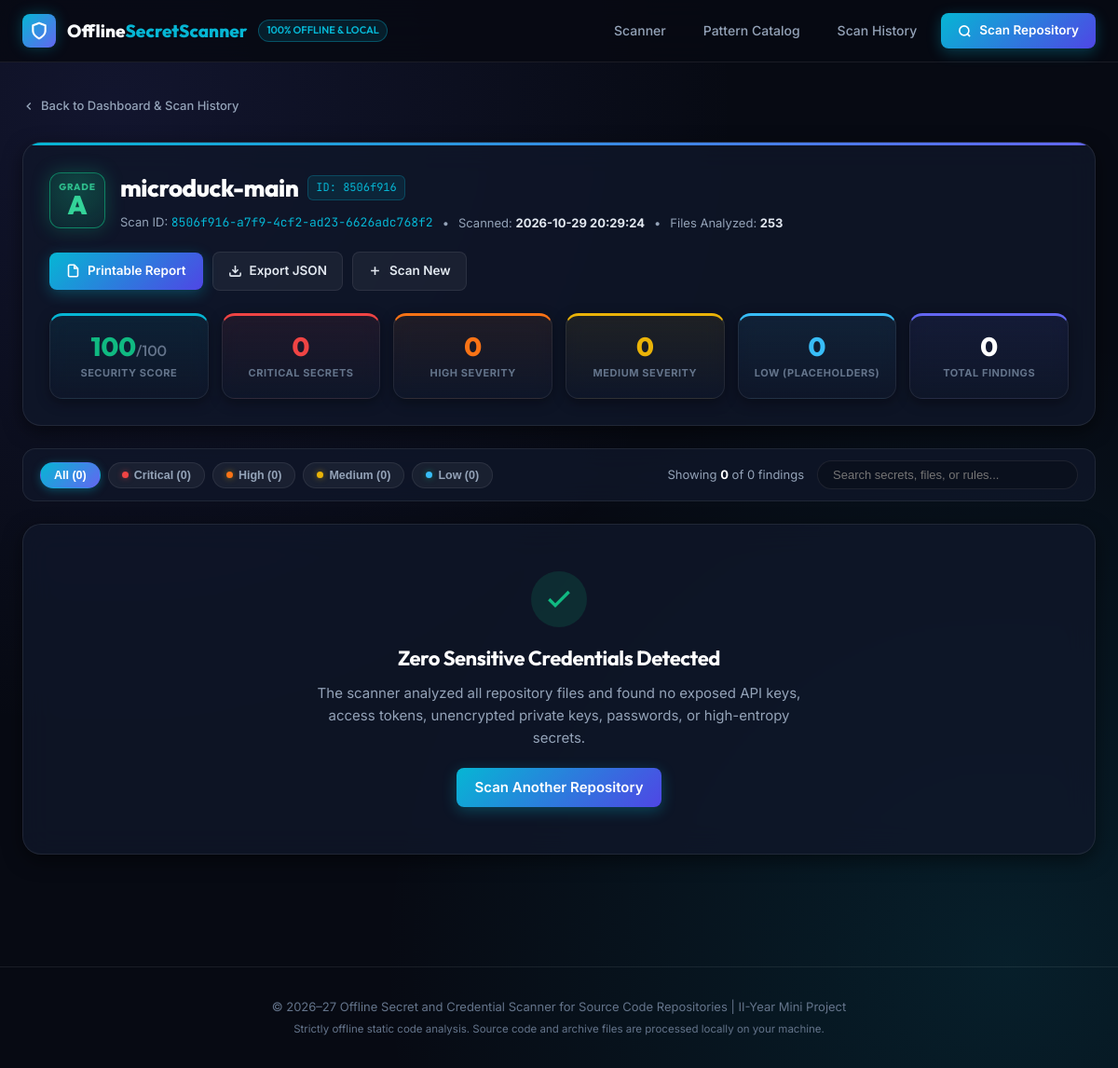
Page /results/8506f916-a7f9-4cf2-ad23-6626adc768f2 on the committed database.
### tables this page shows
CREATE TABLE scans (
            id INTEGER PRIMARY KEY AUTOINCREMENT,
            scan_id TEXT UNIQUE NOT NULL,
            project_name TEXT NOT NULL,
            file_size INTEGER DEFAULT 0,
            total_files INTEGER DEFAULT 0,
            security_score INTEGER NOT NULL,
            rating_grade TEXT NOT NULL,
            critical_count INTEGER DEFAULT 0,
            high_count INTEGER DEFAULT 0,
            medium_count INTEGER DEFAULT 0,
            low_count INTEGER DEFAULT 0,
            total_findings INTEGER DEFAULT 0,
            categories_summary TEXT,
            created_at TIMESTAMP DEFAULT CURRENT_TIMESTAMP
        );

### dashboard/app.py (the view)
@app.route("/results/<scan_id>")
def results(scan_id):
    scan_data = get_scan(scan_id)
    if not scan_data:
        flash("Audit scan results not found or expired.", "danger")
        return redirect(url_for("index"))
    return render_template("results.html", scan=scan_data)

### database/db.py (called while the page is built)
def get_db_connection(db_path=None):
    if db_path is None:
        db_path = DEFAULT_DB_PATH
    os.makedirs(os.path.dirname(os.path.abspath(db_path)), exist_ok=True)
    conn = sqlite3.connect(db_path)
    conn.row_factory = sqlite3.Row
    return conn

def get_scan(scan_id, db_path=None):
    conn = get_db_connection(db_path)
    cursor = conn.cursor()
    cursor.execute("SELECT * FROM scans WHERE scan_id = ?", (scan_id,))
    scan_row = cursor.fetchone()
    if not scan_row:
        conn.close()
        return None
    scan = dict(scan_row)
    try:
        scan["categories_summary"] = json.loads(scan["categories_summary"] or "{}")
    except Exception:
        scan["categories_summary"] = {}
    cursor.execute("""
        SELECT * FROM findings WHERE scan_id = ?
        ORDER BY CASE severity
            WHEN 'Critical' THEN 1
            WHEN 'High' THEN 2
            WHEN 'Medium' THEN 3
            WHEN 'Low' THEN 4
            ELSE 5 END, id ASC
    """, (scan_id,))
    finding_rows = cursor.fetchall()
    scan["findings"] = [dict(f) for f in finding_rows]
    conn.close()
    return scan

### templates/results.html (shortened to what this page needs)
{% extends "base.html" %}
{% block content %}
<div class="container" style="padding-top: 20px; padding-bottom: 60px;">
  <div style="margin-bottom: 16px;">
    <a href="{{ url_for('index') }}" style="display: inline-flex; align-items: center; gap: 6px; font-size: 13px; color: var(--text-secondary); font-weight: 500;">
      <svg width="14" height="14" viewBox="0 0 24 24" fill="none" stroke="currentColor" stroke-width="2.5"><polyline points="15 18 9 12 15 6"></polyline></svg>
      Back to Dashboard &amp; Scan History
    </a>
  </div>
  <div class="result-header">
    <div style="display: flex; justify-content: space-between; align-items: center; flex-wrap: wrap; gap: 20px;">
      <div style="display: flex; align-items: center; gap: 16px; flex-wrap: wrap;">
        <div class="grade-badge-large grade-{{ scan.rating_grade.lower() }}">
          <span style="font-size: 10px; font-weight: 800; text-transform: uppercase; letter-spacing: 0.08em; opacity: 0.85;">Grade</span>
          <span style="font-size: 28px; font-weight: 900; line-height: 1;">{{ scan.rating_grade }}</span>
        </div>
        <div>
          <div style="display: flex; align-items: center; gap: 10px; flex-wrap: wrap; margin-bottom: 6px;">
            <h1 style="font-size: 26px; font-weight: 800; color: #fff; margin: 0;">{{ scan.project_name }}</h1>
            <span class="badge-code" style="font-size: 12px;">ID: {{ scan.scan_id[:8] }}</span>
          </div>
          <div style="display: flex; align-items: center; gap: 10px; font-size: 13px; color: var(--text-secondary); flex-wrap: wrap;">
            <span>Scan ID: <code style="color: var(--accent-cyan); font-family: var(--font-mono);">{{ scan.scan_id }}</code></span>
            <span>&bull;</span>
            <span>Scanned: <strong style="color: var(--text-light);">{{ scan.created_at }}</strong></span>
            <span>&bull;</span>
            <span>Files Analyzed: <strong style="color: var(--text-light);">{{ scan.total_files }}</strong></span>
          </div>
        </div>
      </div>
      <div style="display: flex; gap: 10px; align-items: center; flex-wrap: wrap;">
        <a href="{{ url_for('report', scan_id=scan.scan_id) }}" class="btn-primary" style="padding: 9px 18px; font-size: 13.5px;">
          <svg width="15" height="15" viewBox="0 0 24 24" fill="none" stroke="currentColor" stroke-width="2.5">
            <path d="M14 2H6a2 2 0 0 0-2 2v16a2 2 0 0 0 2 2h12a2 2 0 0 0 2-2V8z"></path>
            <polyline points="14 2 14 8 20 8"></polyline>
          </svg>
          Printable Report
        </a>
        <a href="{{ url_for('export_json', scan_id=scan.scan_id) }}" class="btn-outline" style="padding: 9px 16px; font-size: 13.5px;">
          <svg width="15" height="15" viewBox="0 0 24 24" fill="none" stroke="currentColor" stroke-width="2.5">
            <path d="M21 15v4a2 2 0 0 1-2 2H5a2 2 0 0 1-2-2v-4"></path>
            <polyline points="7 10 12 15 17 10"></polyline>
            <line x1="12" y1="15" x2="12" y2="3"></line>
          </svg>
          Export JSON
        </a>
        <a href="{{ url_for('index') }}#upload-section" class="btn-outline" style="padding: 9px 16px; font-size: 13.5px;">
          <svg width="15" height="15" viewBox="0 0 24 24" fill="none" stroke="currentColor" stroke-width="2.5">
            <line x1="12" y1="5" x2="12" y2="19"></line>
            <line x1="5" y1="12" x2="19" y2="12"></line>
          </svg>
          Scan New
        </a>
      </div>
    </div>
    <div class="metrics-grid">
      <div class="metric-card metric-card-score">
        <div class="metric-val" style="color: {% if scan.security_score >= 90 %}var(--accent-emerald){% elif scan.security_score >= 70 %}var(--accent-amber){% else %}var(--sev-critical){% endif %};">
          {{ scan.security_score }}<span style="font-size: 16px; font-weight: 500; color: var(--text-muted);">/100</span>
        </div>
        <div class="metric-title">Security Score</div>
      </div>
      <div class="metric-card metric-card-critical">
        <div class="metric-val" style="color: var(--sev-critical);">{{ scan.critical_count }}</div>
        <div class="metric-title">Critical Secrets</div>
      </div>
      <div class="metric-card metric-card-high">
        <div class="metric-val" style="color: var(--sev-high);">{{ scan.high_count }}</div>
        <div class="metric-title">High Severity</div>
      </div>
      <div class="metric-card metric-card-medium">
        <div class="metric-val" style="color: var(--sev-medium);">{{ scan.medium_count }}</div>
        <div class="metric-title">Medium Severity</div>
      </div>
      <div class="metric-card metric-card-low">
        <div class="metric-val" style="color: var(--sev-low);">{{ scan.low_count }}</div>
        <div class="metric-title">Low (Placeholders)</div>
      </div>
      <div class="metric-card metric-card-total">
        <div class="metric-val" style="color: #ffffff;">{{ scan.total_findings }}</div>
        <div class="metric-title">Total Findings</div>
      </div>
    </div>
  </div>
  <div class="filter-toolbar">
    <div class="filter-group">
      <button class="filter-btn active" data-filter="all">
        All ({{ scan.findings|length }})
      </button>
      <button class="filter-btn" data-filter="Critical">
        <span class="filter-dot dot-red"></span>
        Critical ({{ scan.critical_count }})
      </button>
      <button class="filter-btn" data-filter="High">
        <span class="filter-dot dot-yellow" style="background: var(--sev-high);"></span>
        High ({{ scan.high_count }})
      </button>
      <button class="filter-btn" data-filter="Medium">
        <span class="filter-dot dot-yellow"></span>
        Medium ({{ scan.medium_count }})
      </button>
      <button class="filter-btn" data-filter="Low">
        <span class="filter-dot dot-green" style="background: var(--sev-low);"></span>
        Low ({{ scan.low_count }})
      </button>
    </div>
    <div style="display: flex; align-items: center; gap: 14px; flex-wrap: wrap;">
      <span id="filterCounter" style="font-size: 13px; color: var(--text-secondary);">
        Showing <strong id="visibleCount" style="color: #fff;">{{ scan.findings|length }}</strong> of {{ scan.findings|length }} findings
      </span>
      <input type="text" id="findingSearch" class="search-box" placeholder="Search secrets, files, or rules...">
    </div>
  </div>
  {% if scan.findings %}
    <div id="findingsContainer" style="display: flex; flex-direction: column;">
      {% for f in scan.findings %}
        <div class="finding-card severity-border-{{ f.severity.lower() }}" data-severity="{{ f.severity }}">
          <div class="finding-top-bar">
            <div class="finding-badges">
              <span class="badge badge-{{ f.severity.lower() }}">
                <span class="filter-dot dot-{{ 'red' if f.severity == 'Critical' else 'yellow' if f.severity in ['High', 'Medium'] else 'green' }}"></span>
                {{ f.severity }}{% if f.confidence == 'Low' %} (Requires Review){% endif %}
              </span>
              <span class="badge-code">{{ f.rule_id }}</span>
              <span class="badge-category">{{ f.secret_type or 'Secret' }}</span>
              <span class="meta-pill">Detection: {{ f.detection_method or 'Pattern Match' }}</span>
              <span class="meta-pill">Confidence: {{ f.confidence or 'High' }}</span>
            </div>
            <div class="finding-location">
              <svg width="13" height="13" viewBox="0 0 24 24" fill="none" stroke="currentColor" stroke-width="2"><path d="M13 2H6a2 2 0 0 0-2 2v16a2 2 0 0 0 2 2h12a2 2 0 0 0 2-2V9z"></path><polyline points="13 2 13 9 20 9"></polyline></svg>
              <span>{{ f.file_path }}:{{ f.line_number }}</span>
              <button type="button" class="btn-copy-path" data-path="{{ f.file_path }}:{{ f.line_number }}" title="Copy file path & line">
                <svg width="13" height="13" viewBox="0 0 24 24" fill="none" stroke="currentColor" stroke-width="2"><rect x="9" y="9" width="13" height="13" rx="2" ry="2"></rect><path d="M5 15H4a2 2 0 0 1-2-2V4a2 2 0 0 1 2-2h9a2 2 0 0 1 2 2v1"></path></svg>
              </button>
            </div>
          </div>
          <h3 class="finding-headline">{{ f.title }}</h3>
          <p class="finding-description">{{ f.description }}</p>
          {% if f.code_snippet %}
            <div class="snippet-terminal">
              <div class="snippet-terminal-bar">
                <div class="terminal-dots">
                  <span class="terminal-dot dot-red"></span>
                  <span class="terminal-dot dot-yellow"></span>
                  <span class="terminal-dot dot-green"></span>
                </div>
                <div class="terminal-label">Detected Snippet &bull; Line {{ f.line_number }}</div>
                <button type="button" class="btn-copy-snippet" data-snippet="{{ f.code_snippet }}">
                  <svg width="12" height="12" viewBox="0 0 24 24" fill="none" stroke="currentColor" stroke-width="2"><rect x="9" y="9" width="13" height="13" rx="2" ry="2"></rect><path d="M5 15H4a2 2 0 0 1-2-2V4a2 2 0 0 1 2-2h9a2 2 0 0 1 2 2v1"></path></svg>
                  <span>Copy Snippet</span>
                </button>
              </div>
              <pre class="code-snippet"><code>{{ f.code_snippet }}</code></pre>
            </div>
          {% endif %}
          {% if f.remediation %}
            <div class="remediation-box">
              <div class="remediation-header">
                <svg width="14" height="14" viewBox="0 0 24 24" fill="none" stroke="currentColor" stroke-width="2.5"><path d="M12 22s8-4 8-10V5l-8-3-8 3v7c0 6 8 10 8 10z"/></svg>
                <span>REMEDIATION GUIDANCE</span>
              </div>
              <div class="remediation-text">{{ f.remediation }}</div>
            </div>
          {% endif %}
        </div>
      {% endfor %}
    </div>
    <div id="noMatchMessage" class="empty-findings-state" style="display: none;">
      <h4>No Matching Findings Found</h4>
      <p>Try clearing your search query or selecting a different severity category above.</p>
    </div>
    <div id="paginationBar" class="pagination-container" style="display: none;">
      <div id="paginationSummary" class="pagination-info">
        Showing <strong id="pageRange" style="color: #fff;">1–15</strong> of <strong id="totalMatching" style="color: #fff;">{{ scan.findings|length }}</strong> findings
      </div>
      <div class="pagination-controls">
        <button type="button" id="prevPageBtn" class="page-btn" title="Previous Page">&laquo; Prev</button>
        <div id="pageNumberButtons" class="pagination-controls"></div>
        <button type="button" id="nextPageBtn" class="page-btn" title="Next Page">Next &raquo;</button>
      </div>
      <div class="page-size-selector">
        <span>Per page:</span>
        <select id="pageSizeSelect" class="page-size-select">
          <option value="15" selected>15</option>
          <option value="30">30</option>
          <option value="50">50</option>
          <option value="100">100</option>
          <option value="all">All</option>
        </select>
      </div>
    </div>
  {% else %}
    <div class="card" style="padding: 50px 30px; text-align: center;">
      <div style="width: 60px; height: 60px; margin: 0 auto 16px; background: rgba(16, 185, 129, 0.15); border-radius: 50%; display: flex; align-items: center; justify-content: center; color: var(--accent-emerald);">
        <svg width="32" height="32" viewBox="0 0 24 24" fill="none" stroke="currentColor" stroke-width="2.5"><polyline points="20 6 9 17 4 12"></polyline></svg>
      </div>
      <h3 style="font-size: 22px; color: #fff; margin-bottom: 8px;">Zero Sensitive Credentials Detected</h3>
      <p style="color: var(--text-secondary); max-width: 540px; margin: 0 auto 20px; line-height: 1.6;">
        The scanner analyzed all repository files and found no exposed API keys, access tokens, unencrypted private keys, passwords, or high-entropy secrets.
      </p>
      <a href="{{ url_for('index') }}" class="btn-primary" style="display: inline-flex;">
        Scan Another Repository
      </a>
    </div>
  {% endif %}
</div>
{% endblock %}

### rows in the picture
scans: rating_grade "A", project_name "microduck-main", scan_id "8506f916-a7f9-4cf2-ad23-6626adc768f2", created_at "2026-10-29 20:29:24", total_files "253", security_score "100", critical_count "0", high_count "0", medium_count "0", low_count "0", total_findings "0"

### other values in the picture
{{ scan.scan_id[:8] }} "8506f916"
{{ scan.findings|length }} "0"
